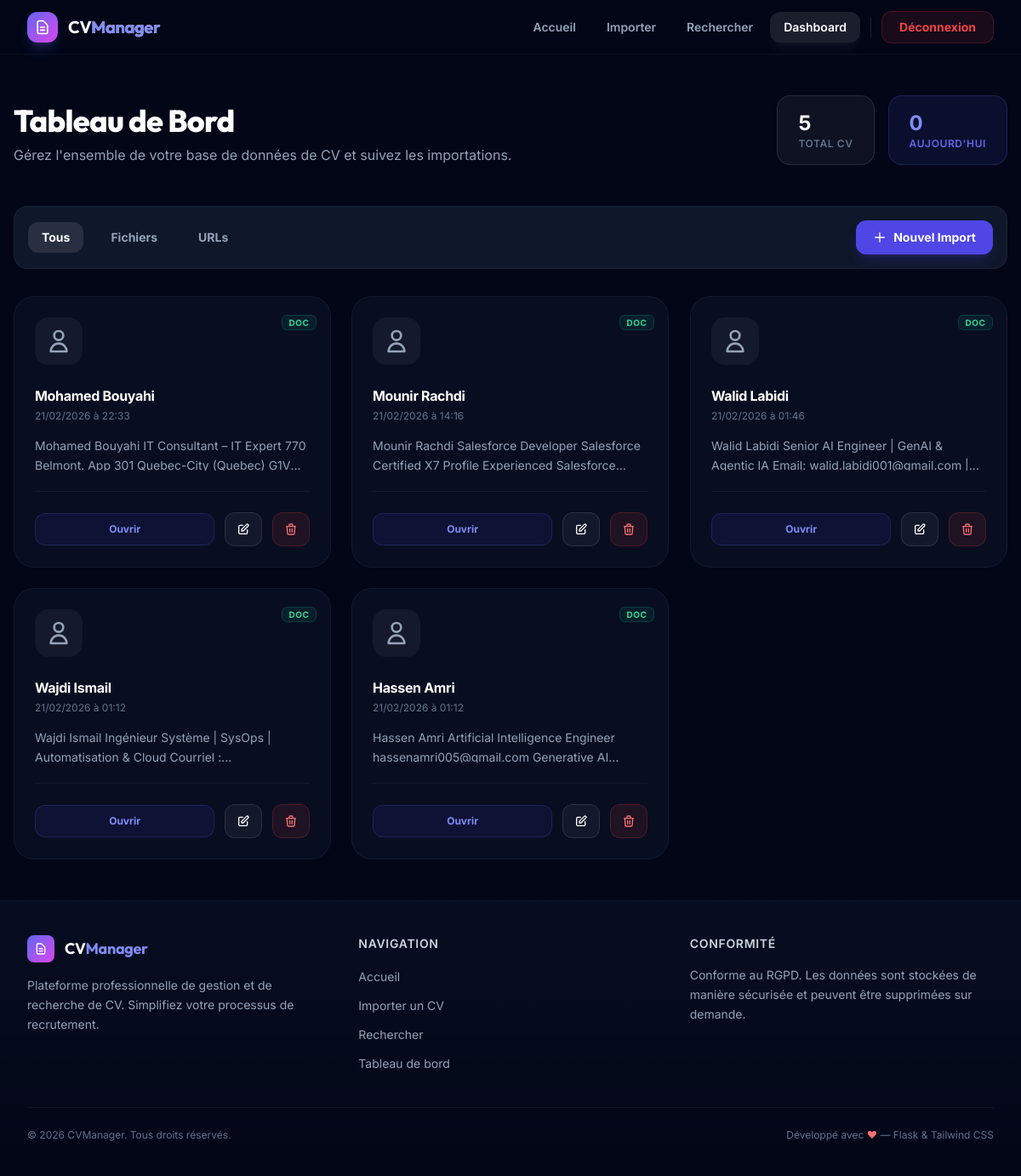
Page /dashboard (signed in) on the earlier database version.
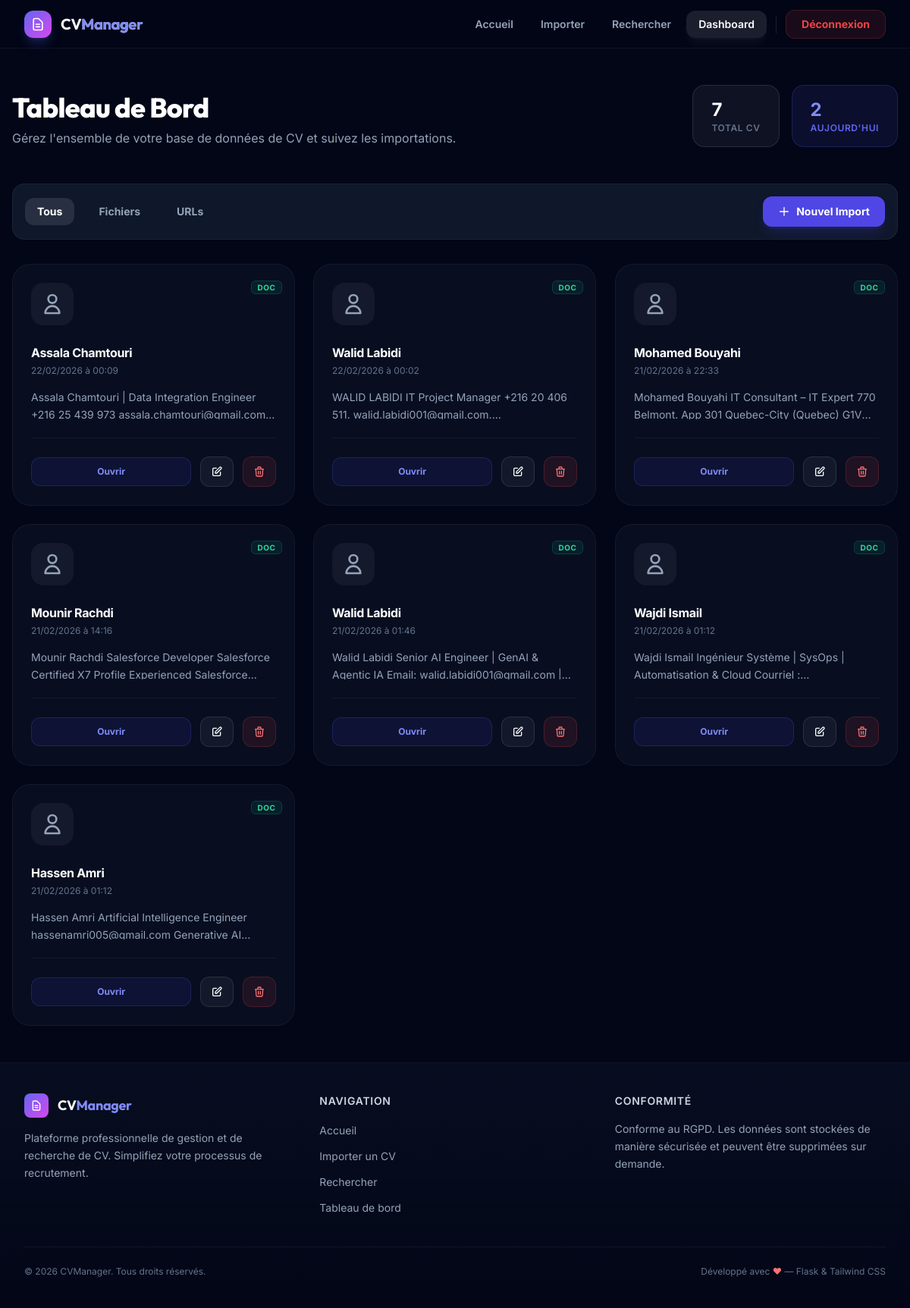
Same page on the later database version.
### tables this page shows
CREATE TABLE cvs (
            id INTEGER PRIMARY KEY AUTOINCREMENT,
            filename TEXT NOT NULL,
            original_filename TEXT,
            file_type TEXT DEFAULT 'file',
            url TEXT,
            text TEXT,
            metadata_json TEXT DEFAULT '{}',
            created_at DATETIME DEFAULT CURRENT_TIMESTAMP,
            updated_at DATETIME DEFAULT CURRENT_TIMESTAMP
        );

### app.py (the view)
@app.route('/dashboard')
@login_required
def dashboard():
    page = request.args.get('page', 1, type=int)
    filter_type = request.args.get('type', '')
    cvs, total, total_pages = get_all_cvs(page=page, file_type=filter_type)
    stats = get_stats()
    return render_template(
        'dashboard.html',
        cvs=cvs,
        total=total,
        page=page,
        total_pages=total_pages,
        stats=stats,
        filter_type=filter_type
    )

### templates/dashboard.html (shortened to what this page needs)
{% extends 'base.html' %}
{% block content %}
<div class="max-w-7xl mx-auto px-4 py-12">
    <div class="flex flex-col lg:flex-row lg:items-end justify-between gap-8 mb-12">
        <div>
            <h1 class="text-4xl font-display font-extrabold text-white mb-2">Tableau de Bord</h1>
            <p class="text-surface-400">Gérez l'ensemble de votre base de données de CV et suivez les importations.</p>
        </div>
        <div class="flex gap-4">
            <div class="px-6 py-4 rounded-2xl bg-white/5 border border-white/10">
                <div class="text-2xl font-bold text-white">{{ stats.total }}</div>
                <div class="text-xs font-semibold text-surface-500 uppercase tracking-wider">Total CV</div>
            </div>
            <div class="px-6 py-4 rounded-2xl bg-brand-500/10 border border-brand-500/20">
                <div class="text-2xl font-bold text-brand-400">{{ stats.today }}</div>
                <div class="text-xs font-semibold text-brand-500 uppercase tracking-wider">Aujourd'hui</div>
            </div>
        </div>
    </div>
    <div
        class="flex flex-col md:flex-row md:items-center justify-between gap-6 mb-8 bg-surface-900 border border-white/5 p-4 rounded-2xl">
        <div class="flex items-center gap-4">
            <a href="{{ url_for('dashboard') }}"
                class="px-4 py-2 rounded-xl text-sm font-bold transition-all {% if not filter_type %}bg-white/10 text-white{% else %}text-surface-400 hover:text-white hover:bg-white/5{% endif %}">Tous</a>
            <a href="{{ url_for('dashboard', type='file') }}"
                class="px-4 py-2 rounded-xl text-sm font-bold transition-all {% if filter_type == 'file' %}bg-white/10 text-white{% else %}text-surface-400 hover:text-white hover:bg-white/5{% endif %}">Fichiers</a>
            <a href="{{ url_for('dashboard', type='url') }}"
                class="px-4 py-2 rounded-xl text-sm font-bold transition-all {% if filter_type == 'url' %}bg-white/10 text-white{% else %}text-surface-400 hover:text-white hover:bg-white/5{% endif %}">URLs</a>
        </div>
        <a href="{{ url_for('upload') }}"
            class="inline-flex items-center gap-2 px-5 py-2.5 bg-brand-600 hover:bg-brand-500 text-white text-sm font-bold rounded-xl transition-all shadow-lg shadow-brand-600/20">
            <svg class="w-4 h-4" fill="none" stroke="currentColor" viewBox="0 0 24 24">
                <path stroke-linecap="round" stroke-linejoin="round" stroke-width="2" d="M12 4v16m8-8H4" />
            </svg>
            Nouvel Import
        </a>
    </div>
    {% if cvs %}
    <div class="grid grid-cols-1 md:grid-cols-2 lg:grid-cols-3 xl:grid-cols-4 gap-6">
        {% for cv in cvs %}
        {% set meta = cv.metadata_json|from_json %}
        <div class="group relative bg-surface-900/50 border border-white/5 hover:border-brand-500/30 rounded-3xl p-6 transition-all duration-300 animate-scale-in hover:-translate-y-1 hover:shadow-2xl hover:shadow-brand-500/10 cursor-pointer"
            onclick="if(!window.preventClick) location.href='{{ url_for('view_cv', cv_id=cv.id) }}'"
            style="animation-delay: {{ loop.index0 * 0.03 }}s">
            <div class="absolute top-4 right-4">
                {% if cv.file_type == 'file' %}
                <span
                    class="px-2 py-0.5 rounded-md bg-emerald-500/10 text-emerald-400 text-[10px] font-bold uppercase tracking-wider border border-emerald-500/20">DOC</span>
                {% else %}
                <span
                    class="px-2 py-0.5 rounded-md bg-blue-500/10 text-blue-400 text-[10px] font-bold uppercase tracking-wider border border-blue-500/20">URL</span>
                {% endif %}
            </div>
            <div
                class="w-14 h-14 rounded-2xl bg-white/5 flex items-center justify-center text-surface-400 mb-6 group-hover:bg-brand-500/10 group-hover:text-brand-400 transition-all duration-300">
                <svg class="w-8 h-8" fill="none" stroke="currentColor" viewBox="0 0 24 24">
                    <path stroke-linecap="round" stroke-linejoin="round" stroke-width="2"
                        d="M16 7a4 4 0 11-8 0 4 4 0 018 0zM12 14a7 7 0 00-7 7h14a7 7 0 00-7-7z" />
                </svg>
            </div>
            <h3 class="font-bold text-white mb-1 truncate" title="{{ cv.original_filename }}">
                {{ meta.name if meta.name and meta.name != 'Inconnu' else cv.original_filename|preview(30) }}
            </h3>
            <p class="text-xs text-surface-500 mb-4">{{ cv.created_at|format_date }}</p>
            <p class="text-sm text-surface-400 leading-relaxed line-clamp-2 mb-6 h-10">
                {{ cv.text|preview(100) if cv.text else "Contenu en attente..." }}
            </p>
            <div class="flex items-center justify-between gap-3 pt-6 border-t border-white/5"
                onclick="window.preventClick = true; setTimeout(() => window.preventClick = false, 100)">
                <a href="{{ url_for('view_cv', cv_id=cv.id) }}"
                    class="flex-1 inline-flex items-center justify-center py-2.5 bg-brand-600/10 hover:bg-brand-600 text-brand-400 hover:text-white text-xs font-bold rounded-xl transition-all border border-brand-500/20">
                    Ouvrir
                </a>
                <a href="{{ url_for('edit_cv', cv_id=cv.id) }}"
                    class="w-11 h-10 flex items-center justify-center bg-white/5 hover:bg-white/10 text-white rounded-xl transition-all border border-white/10"
                    title="Modifier">
                    <svg class="w-4 h-4" fill="none" stroke="currentColor" viewBox="0 0 24 24">
                        <path stroke-linecap="round" stroke-linejoin="round" stroke-width="2"
                            d="M11 5H6a2 2 0 00-2 2v11a2 2 0 002 2h11a2 2 0 002-2v-5m-1.414-9.414a2 2 0 112.828 2.828L11.828 15H9v-2.828l8.586-8.586z" />
                    </svg>
                </a>
                <form action="{{ url_for('delete_cv_route', cv_id=cv.id) }}" method="POST"
                    onsubmit="return confirm('Supprimer ce CV ?')" class="contents">
                    <button type="submit"
                        class="w-11 h-10 flex items-center justify-center bg-red-500/10 hover:bg-red-500 text-red-400 hover:text-white rounded-xl transition-all border border-red-500/20"
                        title="Supprimer">
                        <svg class="w-4 h-4" fill="none" stroke="currentColor" viewBox="0 0 24 24">
                            <path stroke-linecap="round" stroke-linejoin="round" stroke-width="2"
                                d="M19 7l-.867 12.142A2 2 0 0116.138 21H7.862a2 2 0 01-1.995-1.858L5 7m5 4v6m4-6v6m1-10V4a1 1 0 00-1-1h-4a1 1 0 00-1 1v3M4 7h16" />
                        </svg>
                    </button>
                </form>
            </div>
        </div>
        {% endfor %}
    </div>
    {% endif %}
</div>
{% endblock %}

### templates/base.html (shortened to what this page needs)
<!DOCTYPE html>
<html lang="fr" class="scroll-smooth">
<head>
    <script src="https://cdn.tailwindcss.com"></script>
    <link rel="stylesheet" href="{{ url_for('static', filename='css/custom.css') }}">
</head>
<body class="bg-surface-950 text-white font-sans min-h-screen flex flex-col antialiased">
    <nav id="main-nav" class="fixed top-0 left-0 right-0 z-50 transition-all duration-300">
        <div class="absolute inset-0 bg-surface-950/80 backdrop-blur-xl border-b border-white/5"></div>
        <div class="relative max-w-7xl mx-auto px-4 sm:px-6 lg:px-8">
            <div class="flex items-center justify-between h-16 lg:h-18">
                <a href="{{ url_for('landing') }}" class="flex items-center gap-3 group" id="nav-logo">
                    <div
                        class="relative w-9 h-9 rounded-xl bg-gradient-to-br from-brand-500 to-accent-500 flex items-center justify-center shadow-lg shadow-brand-500/25 group-hover:shadow-brand-500/40 transition-shadow duration-300">
                        <svg class="w-5 h-5 text-white" fill="none" stroke="currentColor" viewBox="0 0 24 24">
                            <path stroke-linecap="round" stroke-linejoin="round" stroke-width="2"
                                d="M9 12h6m-6 4h6m2 5H7a2 2 0 01-2-2V5a2 2 0 012-2h5.586a1 1 0 01.707.293l5.414 5.414a1 1 0 01.293.707V19a2 2 0 01-2 2z" />
                        </svg>
                    </div>
                    <span
                        class="text-xl font-display font-bold bg-gradient-to-r from-white to-surface-300 bg-clip-text text-transparent">
                        CV<span class="text-brand-400">Manager</span>
                    </span>
                </a>
                <div class="hidden md:flex items-center gap-1" id="desktop-nav">
                    <a href="{{ url_for('landing') }}"
                        class="nav-link px-4 py-2 rounded-xl text-sm font-semibold transition-all duration-300 {% if request.endpoint == 'landing' %}text-white bg-white/10 shadow-lg shadow-white/5{% else %}text-surface-400 hover:text-white hover:bg-white/5{% endif %}">
                        Accueil
                    </a>
                    <a href="{{ url_for('upload') }}"
                        class="nav-link px-4 py-2 rounded-xl text-sm font-semibold transition-all duration-300 {% if request.endpoint == 'upload' %}text-white bg-white/10 shadow-lg shadow-white/5{% else %}text-surface-400 hover:text-white hover:bg-white/5{% endif %}">
                        Importer
                    </a>
                    {% if session.logged_in %}
                    <a href="{{ url_for('search') }}"
                        class="nav-link px-4 py-2 rounded-xl text-sm font-semibold transition-all duration-300 {% if request.endpoint == 'search' %}text-white bg-white/10 shadow-lg shadow-white/5{% else %}text-surface-400 hover:text-white hover:bg-white/5{% endif %}">
                        Rechercher
                    </a>
                    <a href="{{ url_for('dashboard') }}"
                        class="nav-link px-4 py-2 rounded-xl text-sm font-semibold transition-all duration-300 {% if request.endpoint == 'dashboard' %}text-white bg-white/10 shadow-lg shadow-white/5{% else %}text-surface-400 hover:text-white hover:bg-white/5{% endif %}">
                        Dashboard
                    </a>
                    <a href="{{ url_for('logout') }}"
                        class="px-5 py-2 rounded-xl bg-red-500/10 hover:bg-red-500/20 text-red-500 text-sm font-bold transition-all border border-red-500/20">
                        Déconnexion
                    </a>
                    {% else %}
                    <div class="w-px h-6 bg-white/10 mx-2"></div>
                    <a href="{{ url_for('login') }}"
                        class="px-5 py-2 rounded-xl bg-brand-600 hover:bg-brand-500 text-white text-sm font-bold transition-all shadow-lg shadow-brand-600/20">
                        Connexion Admin
                    </a>
                    {% endif %}
                </div>
            </div>
        </div>
    </nav>
    <main class="flex-1 pt-16 lg:pt-18">
        {% block content %}{% endblock %}
    </main>
    <footer class="relative mt-auto border-t border-white/5">
        <div class="absolute inset-0 bg-gradient-to-t from-surface-950 to-surface-900/50"></div>
        <div class="relative max-w-7xl mx-auto px-4 sm:px-6 lg:px-8 py-10">
            <div class="grid grid-cols-1 md:grid-cols-3 gap-8">
                <div>
                    <div class="flex items-center gap-3 mb-4">
                        <div
                            class="w-8 h-8 rounded-lg bg-gradient-to-br from-brand-500 to-accent-500 flex items-center justify-center">
                            <svg class="w-4 h-4 text-white" fill="none" stroke="currentColor" viewBox="0 0 24 24">
                                <path stroke-linecap="round" stroke-linejoin="round" stroke-width="2"
                                    d="M9 12h6m-6 4h6m2 5H7a2 2 0 01-2-2V5a2 2 0 012-2h5.586a1 1 0 01.707.293l5.414 5.414a1 1 0 01.293.707V19a2 2 0 01-2 2z" />
                            </svg>
                        </div>
                        <span class="font-display font-bold text-lg">CV<span
                                class="text-brand-400">Manager</span></span>
                    </div>
                    <p class="text-surface-400 text-sm leading-relaxed">
                        Plateforme professionnelle de gestion et de recherche de CV. Simplifiez votre processus de
                        recrutement.
                    </p>
                </div>
                <div>
                    <h3 class="text-sm font-semibold text-surface-300 uppercase tracking-wider mb-4">Navigation</h3>
                    <ul class="space-y-2.5">
                        <li><a href="{{ url_for('landing') }}"
                                class="text-sm text-surface-400 hover:text-brand-400 transition-colors">Accueil</a></li>
                        <li><a href="{{ url_for('upload') }}"
                                class="text-sm text-surface-400 hover:text-brand-400 transition-colors">Importer un
                                CV</a></li>
                        {% if session.logged_in %}
                        <li><a href="{{ url_for('search') }}"
                                class="text-sm text-surface-400 hover:text-brand-400 transition-colors">Rechercher</a>
                        </li>
                        <li><a href="{{ url_for('dashboard') }}"
                                class="text-sm text-surface-400 hover:text-brand-400 transition-colors">Tableau de
                                bord</a></li>
                        {% else %}
                        <li><a href="{{ url_for('login') }}"
                                class="text-sm text-surface-400 hover:text-brand-400 transition-colors">Connexion
                                Admin</a></li>
                        {% endif %}
                    </ul>
                </div>
                <div>
                    <h3 class="text-sm font-semibold text-surface-300 uppercase tracking-wider mb-4">Conformité</h3>
                    <p class="text-sm text-surface-400 leading-relaxed">
                        Conforme au RGPD. Les données sont stockées de manière sécurisée et peuvent être supprimées sur
                        demande.
                    </p>
                </div>
            </div>
            <div
                class="mt-10 pt-6 border-t border-white/5 flex flex-col sm:flex-row justify-between items-center gap-4">
                <p class="text-xs text-surface-500">&copy; 2026 CVManager. Tous droits réservés.</p>
                <p class="text-xs text-surface-500">Développé avec <span class="text-red-400">♥</span> — Flask &
                    Tailwind CSS</p>
            </div>
        </div>
    </footer>
</body>
</html>

Differences in the rows shown:
added cvs: file_type "DOC", name "Assala Chamtouri", created_at "22/02/2026 à 00:09", text|preview "Assala Chamtouri | Data Integration Engineer +216 25 439 973…"
added cvs: file_type "DOC", name "Walid Labidi", created_at "22/02/2026 à 00:02", text|preview "WALID LABIDI IT Project Manager +216 20 406 511.…"
Other differences:
{{ stats.total }}: "5" → "7"
{{ stats.today }}: "0" → "2"
